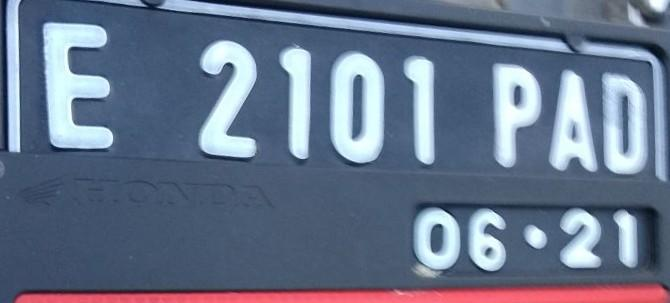
#> input picture folder-img/7.jpg, 670 x 303 px
$ jupyter execute founded-1.ipynb
#> lines starting #> are read from the running program, lines starting #| are printed output that depends on the picture
[cell 1]
import cv2 as cv
import numpy as np
import matplotlib.pyplot as plt
from sklearn.cluster import KMeans
from sklearn.decomposition import PCA

[cell 2]
# read image
image = cv.imread('folder-img/7.jpg')
#> image is the input picture: shape (303, 670, 3); mean B, G, R 139.8, 116.8, 103.6

[cell 3]
image = cv.cvtColor(image, cv.COLOR_BGR2GRAY)
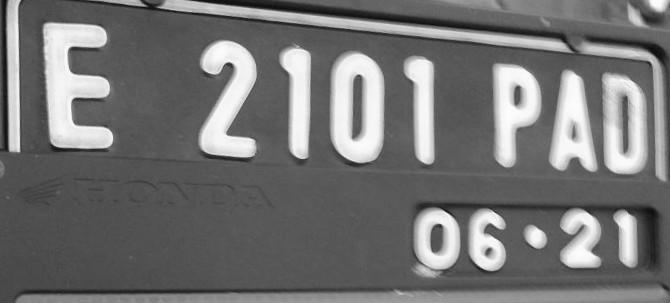
#> image: shape (303, 670); min 10, max 254, mean 115.4
len(image.shape)
#> Out = 2

[cell 4]
X = image.reshape(-1, 3)
len(X.shape)
#> Out = 2

[cell 5]
model = KMeans(n_clusters=2)

[cell 6]
model.fit(X)

[cell 7]
segmented_image = model.cluster_centers_[model.labels_]
segmented_image = segmented_image.reshape(image.shape)

[cell 8]
cv.imshow('segmented image', segmented_image)
cv.waitKey(0)
cv.destroyAllWindows()

### With PCA

[cell 9]
image_pca = cv.imread('folder-img/7.jpg')

[cell 10]
image_pca = cv.cvtColor(image_pca, cv.COLOR_BGR2RGB)

[cell 11]
X = image_pca.reshape(-1, 3)

[cell 12]
# Perform PCA to reduce dimensions
n_components = X.shape[1]
#> n_components = 3
pca = PCA(n_components=n_components)
X_reduced = pca.fit_transform(X)

[cell 13]
model_w_pca = KMeans(n_clusters=2)
model_w_pca.fit(X_reduced)

[cell 14]
segmented_image = model_w_pca.cluster_centers_[model_w_pca.labels_]
segmented_image = segmented_image.reshape(image_pca.shape)

cv.imshow('segmented image', segmented_image / 255)
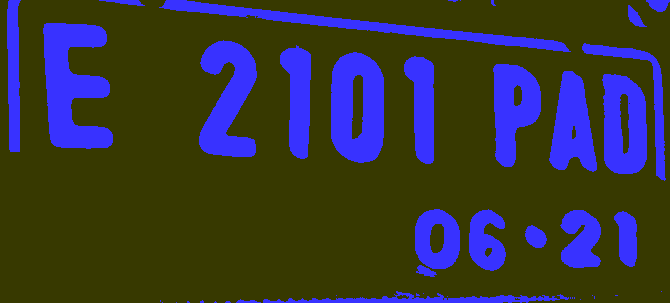
#> window 'segmented image': shape (303, 670, 3) float64; mean B, G, R 0.000416, -1.02e-05, 6.83e-07; drawn with min black and max white
cv.waitKey(0)
cv.destroyAllWindows()

$ run again, with folder-img/1.jpg copied over folder-img/7.jpg
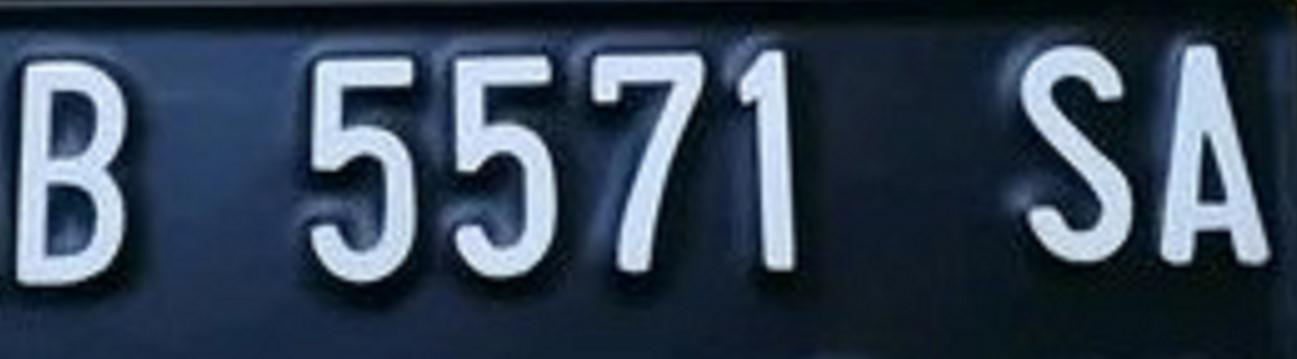
#> input picture folder-img/1.jpg, 1297 x 359 px
#> image is the input picture: shape (359, 1297, 3); mean B, G, R 83.8, 66.3, 51.8
#> `image = cv.cvtColor(image, cv.COLOR_BGR2GRAY)`:
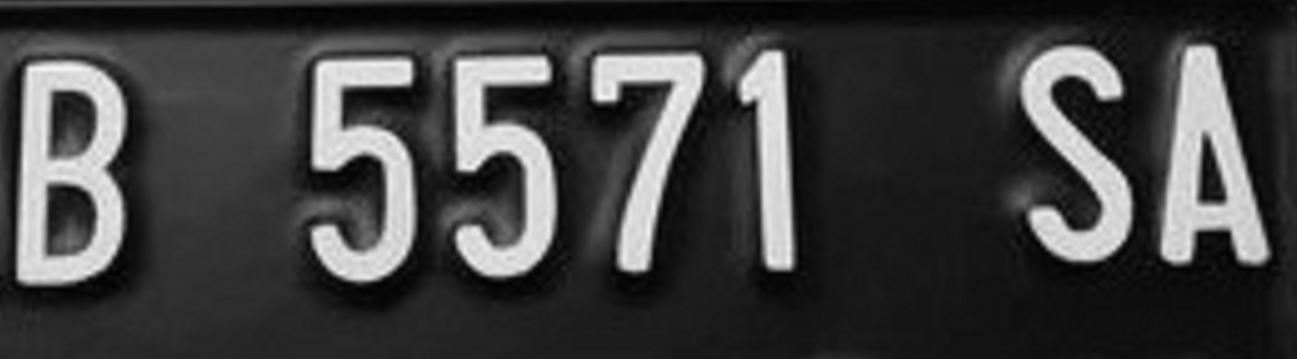
#> image: shape (359, 1297); min 0, max 246, mean 64
#> `cv.imshow('segmented image', segmented_image / 255)`:
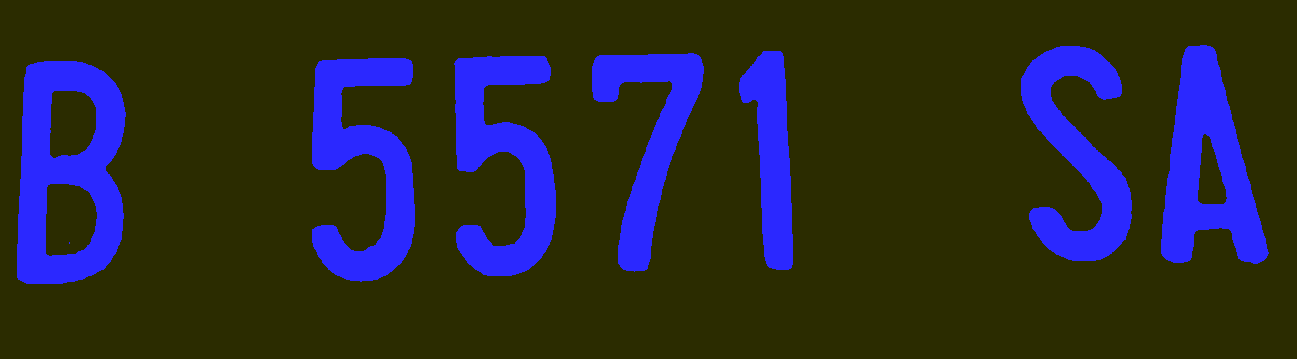
#> window 'segmented image': shape (359, 1297, 3) float64; mean B, G, R -5.94e-05, 1.01e-06, -1.07e-08; drawn with min black and max white

$ run again, with folder-img/2.jpg copied over folder-img/7.jpg
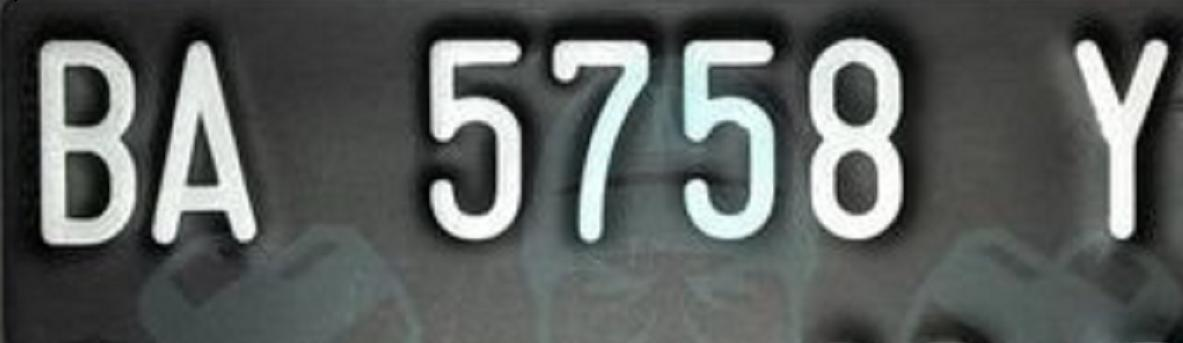
#> input picture folder-img/2.jpg, 1183 x 343 px
#> image is the input picture: shape (343, 1183, 3); mean B, G, R 93.2, 95, 91
#> image: shape (343, 1183)
#> `cv.imshow('segmented image', segmented_image / 255)`:
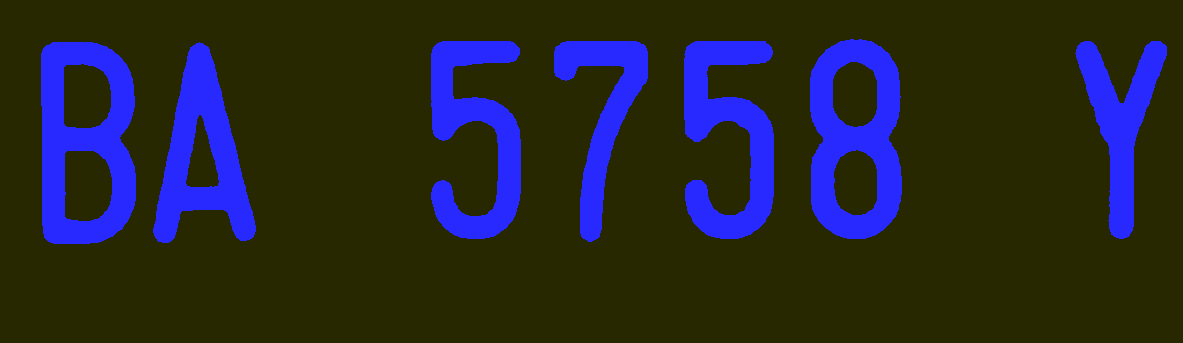
#> window 'segmented image': shape (343, 1183, 3) float64; mean B, G, R -5.41e-14, -7.7e-16, 2.73e-16; drawn with min black and max white

$ run again, with folder-img/3.jpg copied over folder-img/7.jpg
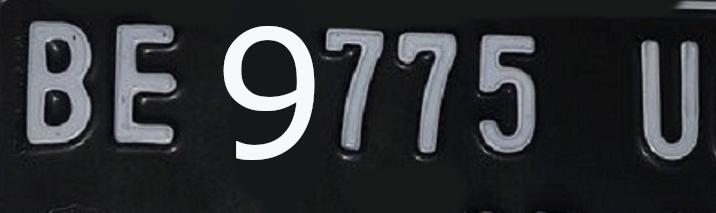
#> input picture folder-img/3.jpg, 716 x 213 px
#> image is the input picture: shape (213, 716, 3); mean B, G, R 53.1, 49.9, 48.1
#> image: shape (213, 716)
#> `cv.imshow('segmented image', segmented_image / 255)`:
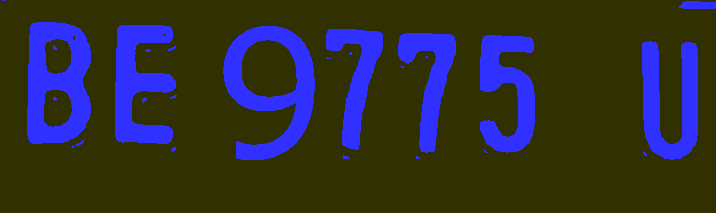
#> window 'segmented image': shape (213, 716, 3) float64; mean B, G, R -7.77e-05, -2.98e-07, -3.64e-09; drawn with min black and max white
